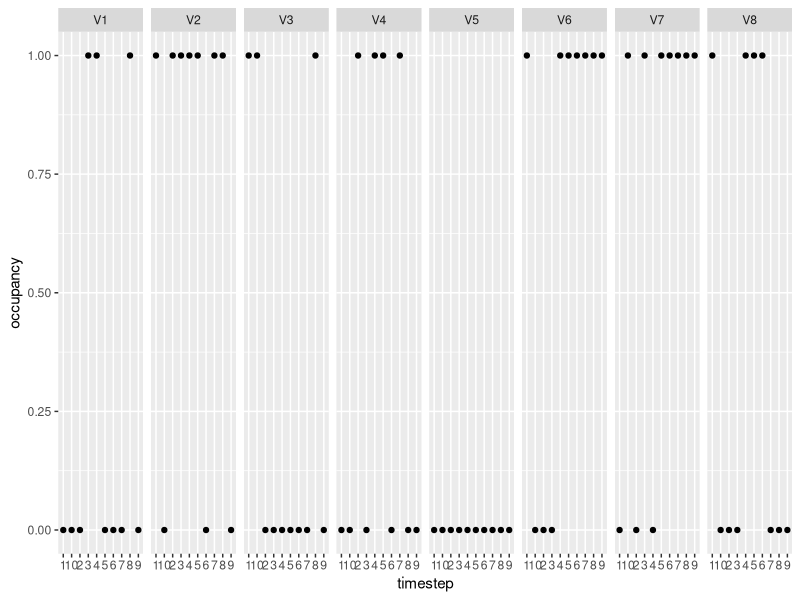

Recreate this plot in R.
#Simulate communities through time
# Ana Miller-ter Kuile
# September 13, 2022

library(tidyverse)
#this script simulates communities through time 

comm <- c(1,1,1,1,1,1,1,1)
nsteps <- 10
thresh <- c(rep(0.2, 4), rep(0.4, 4))

matrix <- matrix(data = NA, nrow = nsteps, ncol = length(comm))

 for(i in 1:nsteps){
   randdraw <- rnorm(length(comm))
   trans <- ifelse(randdraw > thresh, 1, 0)
   comm <- ifelse(trans == 1, abs(comm-1), comm)
   matrix[i,] <- comm
 }

as.data.frame(matrix) %>%
  rownames_to_column(var = "timestep") %>%
  pivot_longer(V1:V8,
               names_to = "species",
               values_to = "occupancy") %>%
  ggplot(aes(x = timestep, y = occupancy)) +
  geom_point() +
  facet_grid(~species)
